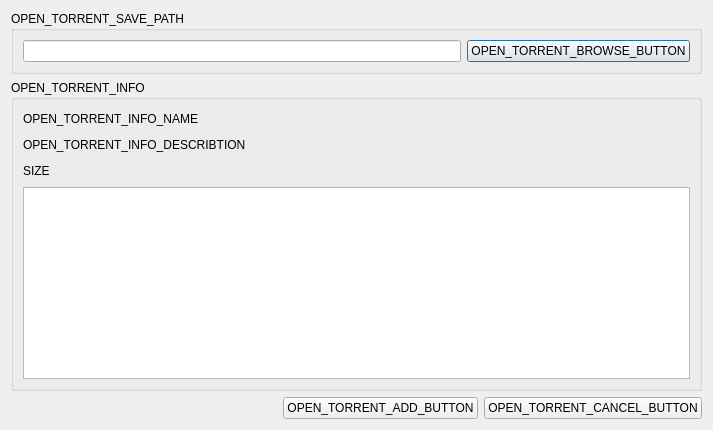
<?xml version="1.0" encoding="UTF-8"?>
<ui version="4.0">
 <class>OpenTorrentDialog</class>
 <widget class="QDialog" name="OpenTorrentDialog">
  <property name="geometry">
   <rect>
    <x>0</x>
    <y>0</y>
    <width>449</width>
    <height>431</height>
   </rect>
  </property>
  <property name="windowTitle">
   <string>DIALOG_OPEN_TORRENT</string>
  </property>
  <property name="windowIcon">
   <iconset resource="ltorrent.qrc">
    <normaloff>:/icons/app.ico</normaloff>:/icons/app.ico</iconset>
  </property>
  <layout class="QGridLayout" name="gridLayout_3">
   <property name="sizeConstraint">
    <enum>QLayout::SetFixedSize</enum>
   </property>
   <item row="0" column="0" colspan="3">
    <widget class="QGroupBox" name="groupBox">
     <property name="title">
      <string>OPEN_TORRENT_SAVE_PATH</string>
     </property>
     <layout class="QGridLayout" name="gridLayout">
      <item row="0" column="0">
       <widget class="QLineEdit" name="pathEdit"/>
      </item>
      <item row="0" column="1">
       <widget class="QPushButton" name="browseButton">
        <property name="text">
         <string>OPEN_TORRENT_BROWSE_BUTTON</string>
        </property>
       </widget>
      </item>
     </layout>
    </widget>
   </item>
   <item row="1" column="0" colspan="3">
    <widget class="QGroupBox" name="groupBox_2">
     <property name="title">
      <string>OPEN_TORRENT_INFO</string>
     </property>
     <layout class="QGridLayout" name="gridLayout_2">
      <item row="0" column="0">
       <widget class="QLabel" name="labelNameTitile">
        <property name="text">
         <string>OPEN_TORRENT_INFO_NAME</string>
        </property>
       </widget>
      </item>
      <item row="0" column="1" colspan="2">
       <spacer name="horizontalSpacer_2">
        <property name="orientation">
         <enum>Qt::Horizontal</enum>
        </property>
        <property name="sizeHint" stdset="0">
         <size>
          <width>45</width>
          <height>20</height>
         </size>
        </property>
       </spacer>
      </item>
      <item row="0" column="3">
       <widget class="QLabel" name="labelNameData">
        <property name="text">
         <string/>
        </property>
       </widget>
      </item>
      <item row="0" column="4">
       <spacer name="horizontalSpacer_5">
        <property name="orientation">
         <enum>Qt::Horizontal</enum>
        </property>
        <property name="sizeHint" stdset="0">
         <size>
          <width>14</width>
          <height>20</height>
         </size>
        </property>
       </spacer>
      </item>
      <item row="1" column="0" colspan="2">
       <widget class="QLabel" name="labelCommentTitle">
        <property name="text">
         <string>OPEN_TORRENT_INFO_DESCRIBTION</string>
        </property>
       </widget>
      </item>
      <item row="1" column="2">
       <spacer name="horizontalSpacer_3">
        <property name="orientation">
         <enum>Qt::Horizontal</enum>
        </property>
        <property name="sizeHint" stdset="0">
         <size>
          <width>18</width>
          <height>20</height>
         </size>
        </property>
       </spacer>
      </item>
      <item row="1" column="3">
       <widget class="QLabel" name="labelComentData">
        <property name="text">
         <string/>
        </property>
       </widget>
      </item>
      <item row="1" column="4">
       <spacer name="horizontalSpacer_6">
        <property name="orientation">
         <enum>Qt::Horizontal</enum>
        </property>
        <property name="sizeHint" stdset="0">
         <size>
          <width>14</width>
          <height>20</height>
         </size>
        </property>
       </spacer>
      </item>
      <item row="2" column="0">
       <widget class="QLabel" name="labelSizeTitle">
        <property name="text">
         <string>SIZE</string>
        </property>
       </widget>
      </item>
      <item row="2" column="1" colspan="2">
       <spacer name="horizontalSpacer_4">
        <property name="orientation">
         <enum>Qt::Horizontal</enum>
        </property>
        <property name="sizeHint" stdset="0">
         <size>
          <width>18</width>
          <height>20</height>
         </size>
        </property>
       </spacer>
      </item>
      <item row="2" column="3">
       <widget class="QLabel" name="labelSizeData">
        <property name="text">
         <string/>
        </property>
       </widget>
      </item>
      <item row="3" column="0" colspan="5">
       <widget class="QTreeView" name="treeView"/>
      </item>
     </layout>
    </widget>
   </item>
   <item row="2" column="0">
    <spacer name="horizontalSpacer">
     <property name="orientation">
      <enum>Qt::Horizontal</enum>
     </property>
     <property name="sizeHint" stdset="0">
      <size>
       <width>266</width>
       <height>20</height>
      </size>
     </property>
    </spacer>
   </item>
   <item row="2" column="2">
    <widget class="QPushButton" name="cancelButton">
     <property name="text">
      <string>OPEN_TORRENT_CANCEL_BUTTON</string>
     </property>
    </widget>
   </item>
   <item row="2" column="1">
    <widget class="QPushButton" name="yesButton">
     <property name="text">
      <string>OPEN_TORRENT_ADD_BUTTON</string>
     </property>
    </widget>
   </item>
  </layout>
 </widget>
 <resources>
  <include location="ltorrent.qrc"/>
 </resources>
 <connections>
  <connection>
   <sender>browseButton</sender>
   <signal>clicked()</signal>
   <receiver>OpenTorrentDialog</receiver>
   <slot>BrowseButton()</slot>
   <hints>
    <hint type="sourcelabel">
     <x>392</x>
     <y>43</y>
    </hint>
    <hint type="destinationlabel">
     <x>224</x>
     <y>215</y>
    </hint>
   </hints>
  </connection>
  <connection>
   <sender>cancelButton</sender>
   <signal>clicked()</signal>
   <receiver>OpenTorrentDialog</receiver>
   <slot>reject()</slot>
   <hints>
    <hint type="sourcelabel">
     <x>402</x>
     <y>410</y>
    </hint>
    <hint type="destinationlabel">
     <x>224</x>
     <y>215</y>
    </hint>
   </hints>
  </connection>
  <connection>
   <sender>yesButton</sender>
   <signal>clicked()</signal>
   <receiver>OpenTorrentDialog</receiver>
   <slot>AccepTorrent()</slot>
   <hints>
    <hint type="sourcelabel">
     <x>321</x>
     <y>410</y>
    </hint>
    <hint type="destinationlabel">
     <x>224</x>
     <y>215</y>
    </hint>
   </hints>
  </connection>
 </connections>
 <slots>
  <slot>CancelButton()</slot>
  <slot>BrowseButton()</slot>
  <slot>AccepTorrent()</slot>
 </slots>
</ui>
